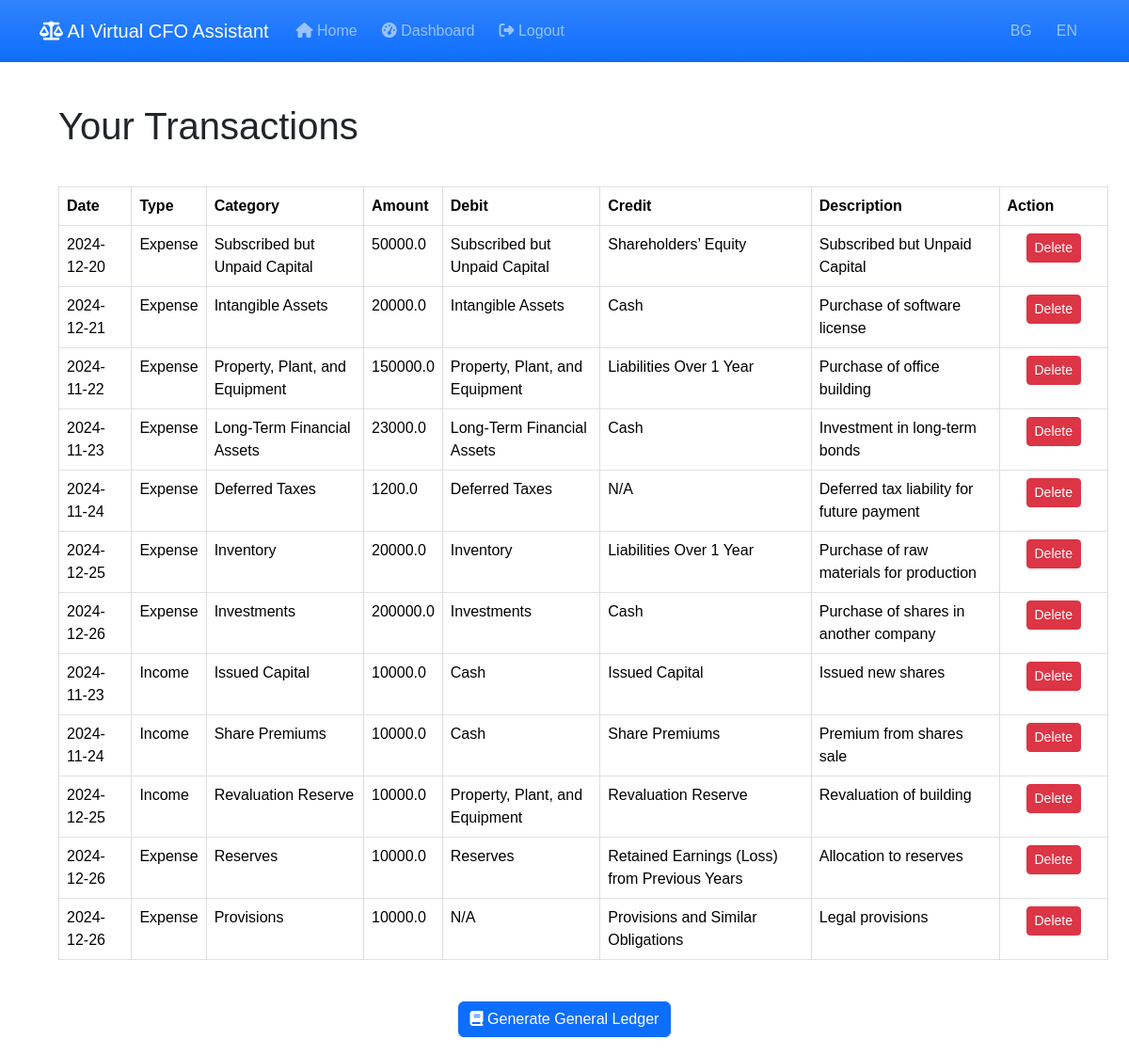
Page /user_transactions (signed in) on the committed database.
### models.py (models this page shows)
class Transaction(db.Model):
    id = db.Column(db.Integer, primary_key=True)
    date = db.Column(db.Date, nullable=False, default=date.today)
    type = db.Column(db.String(10), nullable=False)  # 'income' or 'expense'
    category = db.Column(db.String(50), nullable=False)
    income_statement_category = db.Column(db.String(100), nullable=True)  # Категория в ОПР (напр. 'Personnel expenses')
    amount = db.Column(db.Float, nullable=False)
    description = db.Column(db.String(200), nullable=True)
    account_id = db.Column(db.Integer, db.ForeignKey('account.id'), nullable=False)
    user_id = db.Column(db.Integer, db.ForeignKey('user.id'), nullable=False)
    debit = db.Column(db.String(100), nullable=True)  # New field for debit category
    credit = db.Column(db.String(100), nullable=True)

### transactions.py (the view)
@transaction.route('/user_transactions', methods=['GET'])
@login_required
def view_user_transactions():
    transactions = Transaction.query.filter_by(user_id=current_user.id).all()
    return render_template('transactions.html', transactions=transactions)

### app.py (called while the page is built)
@login_manager.user_loader
def load_user(user_id):
    return User.query.get(int(user_id))

@app.context_processor
def inject_current_year():
    return {'current_year': datetime.now().year}

### templates/transactions.html (shortened to what this page needs)
{% extends 'base.html' %}
{% block content %}
<h1>Your Transactions</h1>
{% if transactions %}
<table class="table table-bordered table-hover">
    <thead>
        <tr>
            <th>Date</th>
            <th>Type</th>
            <th>Category</th>
            <th>Amount</th>
            <th>Debit</th>
            <th>Credit</th>
            <th>Description</th>
            <th>Action</th>
        </tr>
    </thead>
    <tbody>
        {% for t in transactions %}
        <tr>
            <td>{{ t.date.strftime('%Y-%m-%d') }}</td>
            <td>{{ 'Income' if t.type == 'income' else 'Expense' }}</td>
            <td>{{ t.category }}</td>
            <td>{{ t.amount }}</td>
            <td>{{ t.debit or 'N/A' }}</td>
            <td>{{ t.credit or 'N/A' }}</td>
            <td>{{ t.description }}</td>
            <td>
                <form action="{{ url_for('transactions_blueprint.delete_transaction', transaction_id=t.id) }}" method="POST" style="display:inline;">
                    <button type="submit" class="btn btn-danger btn-sm" onclick="return confirm('Are you sure you want to delete this transaction?');">
                        Delete
                    </button>
                </form>
            </td>
        </tr>
        {% endfor %}
    </tbody>
</table>
<div class="text-center mt-4">
    <form action="{{ url_for('transactions_blueprint.generate_general_ledger') }}" method="POST">
        <button type="submit" class="btn btn-primary">
            <i class="fas fa-book"></i> Generate General Ledger
        </button>
    </form>
</div>
{% else %}
<p>You have no transactions recorded.</p>
{% endif %}
{% endblock %}

### templates/base.html (shortened to what this page needs)
<!DOCTYPE html>
<html lang="en">
<head>
    <link rel="stylesheet" href="https://cdn.jsdelivr.net/npm/bootstrap@5.3.2/dist/css/bootstrap.min.css">
    <link rel="stylesheet" href="https://cdnjs.cloudflare.com/ajax/libs/font-awesome/6.5.0/css/all.min.css">
    <link rel="stylesheet" href="{{ url_for('static', filename='styles.css') }}">
</head>
<body>
    <nav class="navbar navbar-expand-lg navbar-dark bg-primary bg-gradient">
        <div class="container">
            <a class="navbar-brand" href="{{ url_for('index') }}">
                <i class="fas fa-balance-scale"></i> {{ _('AI Virtual CFO Assistant') }}
            </a>
            <div class="collapse navbar-collapse" id="navbarNav">
                <ul class="navbar-nav me-auto">
                    <li class="nav-item">
                        <a class="nav-link" href="{{ url_for('index') }}">
                            <i class="fas fa-home"></i> {{ _('Home') }}
                        </a>
                    </li>
                    {% if current_user.is_authenticated %}
                        <li class="nav-item">
                            <a class="nav-link" href="{{ url_for('reports') }}">
                                <i class="fas fa-tachometer-alt"></i> {{ _('Dashboard') }}
                            </a>
                        </li>
                        <li class="nav-item">
                            <a class="nav-link" href="{{ url_for('auth.logout') }}">
                                <i class="fas fa-sign-out-alt"></i> {{ _('Logout') }}
                            </a>
                        </li>
                    {% endif %}
                </ul>
                <ul class="navbar-nav">
                    <li class="nav-item">
                        <a class="nav-link" href="{{ url_for('change_language', language='bg') }}">BG</a>
                    </li>
                    <li class="nav-item">
                        <a class="nav-link" href="{{ url_for('change_language', language='en') }}">EN</a>
                    </li>
                </ul>
            </div>
        </div>
    </nav>
    <div class="container mt-4">
        {% block content %}{% endblock %}
    </div>
</body>
</html>

### static/styles.css (style rules this page uses)
body { font-family: Arial, sans-serif; margin: 0; padding: 0; }
h1, h2 { padding: 20px; }
form { padding: 20px; }
table { width: 100%; border-collapse: collapse; margin: 20px; }
table, th, td { border: 1px solid #ddd; }
th, td { padding: 8px; text-align: left; }
ul { list-style-type: none; padding: 0; }
li { padding: 5px; }

### rows in the picture
Transaction: date "2024-12-20", type "Expense", category "Subscribed but Unpaid Capital", amount "50000.0", debit "Subscribed but Unpaid Capital", credit "Shareholders’ Equity", description "Subscribed but Unpaid Capital"
Transaction: date "2024-12-21", type "Expense", category "Intangible Assets", amount "20000.0", debit "Intangible Assets", credit "Cash", description "Purchase of software license"
Transaction: date "2024-11-22", type "Expense", category "Property, Plant, and Equipment", amount "150000.0", debit "Property, Plant, and Equipment", credit "Liabilities Over 1 Year", description "Purchase of office building"
Transaction: date "2024-11-23", type "Expense", category "Long-Term Financial Assets", amount "23000.0", debit "Long-Term Financial Assets", credit "Cash", description "Investment in long-term bonds"
Transaction: date "2024-11-24", type "Expense", category "Deferred Taxes", amount "1200.0", debit "Deferred Taxes", credit "N/A", description "Deferred tax liability for future payment"
Transaction: date "2024-12-25", type "Expense", category "Inventory", amount "20000.0", debit "Inventory", credit "Liabilities Over 1 Year", description "Purchase of raw materials for production"
Transaction: date "2024-12-26", type "Expense", category "Investments", amount "200000.0", debit "Investments", credit "Cash", description "Purchase of shares in another company"
Transaction: date "2024-11-23", type "Income", category "Issued Capital", amount "10000.0", debit "Cash", credit "Issued Capital", description "Issued new shares"
Transaction: date "2024-11-24", type "Income", category "Share Premiums", amount "10000.0", debit "Cash", credit "Share Premiums", description "Premium from shares sale"
Transaction: date "2024-12-25", type "Income", category "Revaluation Reserve", amount "10000.0", debit "Property, Plant, and Equipment", credit "Revaluation Reserve", description "Revaluation of building"
Transaction: date "2024-12-26", type "Expense", category "Reserves", amount "10000.0", debit "Reserves", credit "Retained Earnings (Loss) from Previous Years", description "Allocation to reserves"
Transaction: date "2024-12-26", type "Expense", category "Provisions", amount "10000.0", debit "N/A", credit "Provisions and Similar Obligations", description "Legal provisions"
